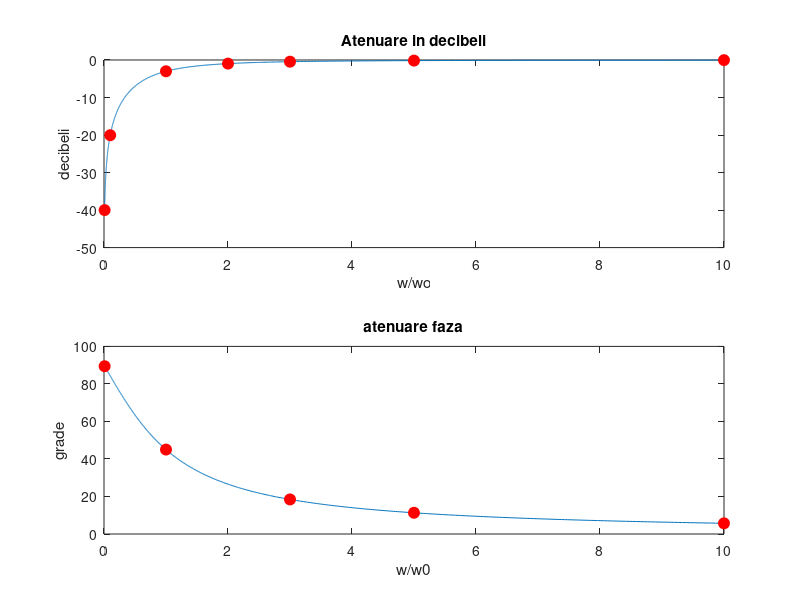

MATLAB code to generate this figure:
fig=figure("Name",'Bode diagrams','NumberTitle','off');
R=106.1;
C=15e-6;
frecventa=logspace(0, 3, 1000);
w=2 * pi * frecventa;
h=(1j * w * R * C)./(1+1j * w * R * C);
w0=1/(R * C);
hj=20*log10(abs(h));
raport_w=w/w0;
% magnitudine
frecventa_db = [1, 10, 100,200,300,500,1000];
w_db = 2 * pi * frecventa_db;  
h_db = (1j * w_db * R * C) ./ (1 + 1j * w_db * R * C);
hj_db = 20 * log10(abs(h_db));
test_db=w_db/w0;
subplot(2,1,1);
plot(raport_w, hj);
xlabel('w/wo');
ylabel('decibeli');
title('Atenuare in decibeli')
hold on;
plot(test_db, hj_db, 'ro', 'MarkerFaceColor', 'r', 'MarkerSize', 8);
subplot(2,1,2)
faza= angle(h) * (180/pi);
plot(raport_w,faza);
xlabel('w/w0');
ylabel('grade');
title('atenuare faza');
hold on;
frecventa_faza = [1,100,300,500,1000];
w_faza = 2 * pi * frecventa_faza;  
h_faza = (1j * w_faza * R * C) ./ (1 + 1j * w_faza * R * C);
hj_faza = 20 * log10(abs(h_faza));
test_faza=w_faza/w0;
faza_f= angle(h_faza) * (180/pi);
plot(test_faza, faza_f, 'ro', 'MarkerFaceColor', 'r', 'MarkerSize', 8);
clear;
